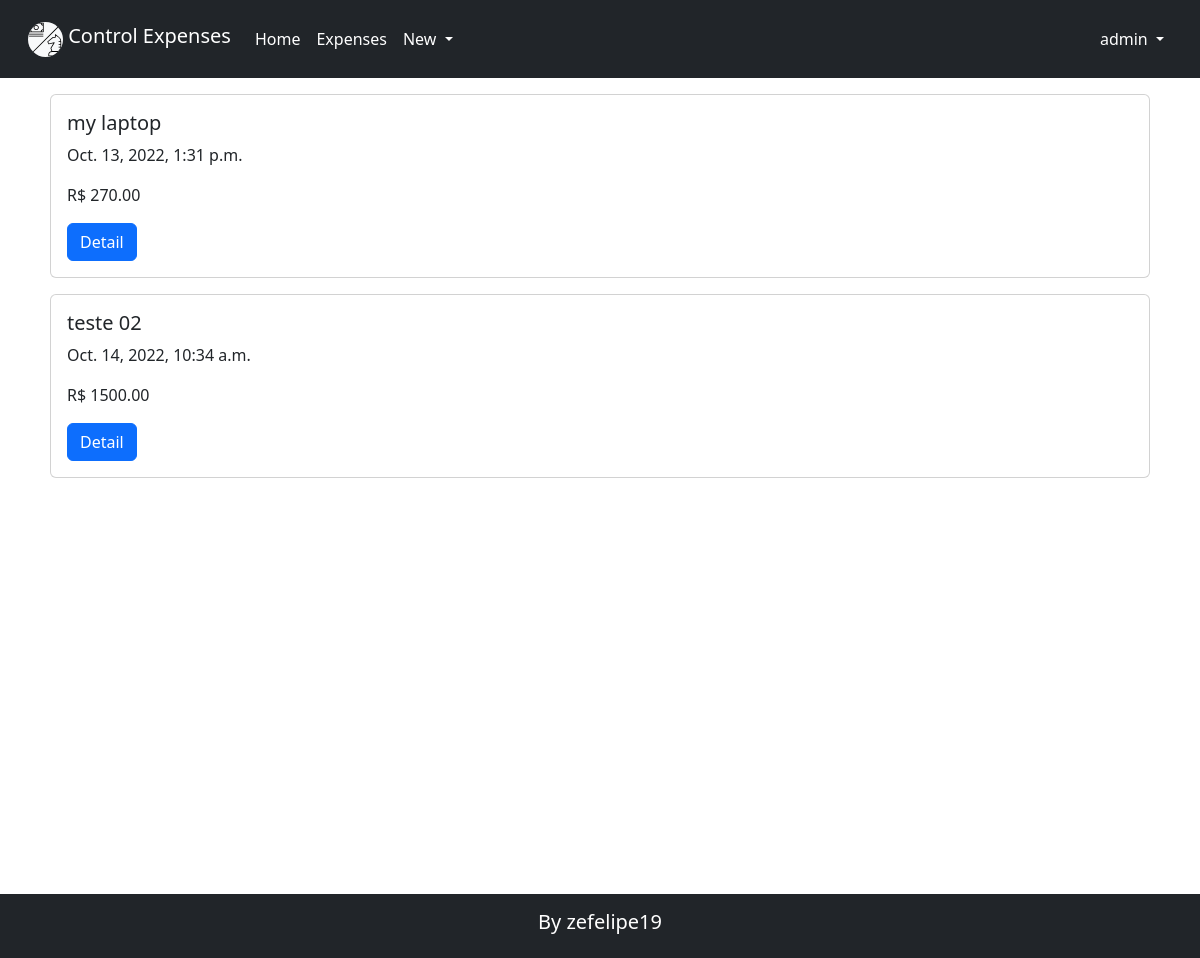
The app's page /home/list-expenses/ (signed in), older data.
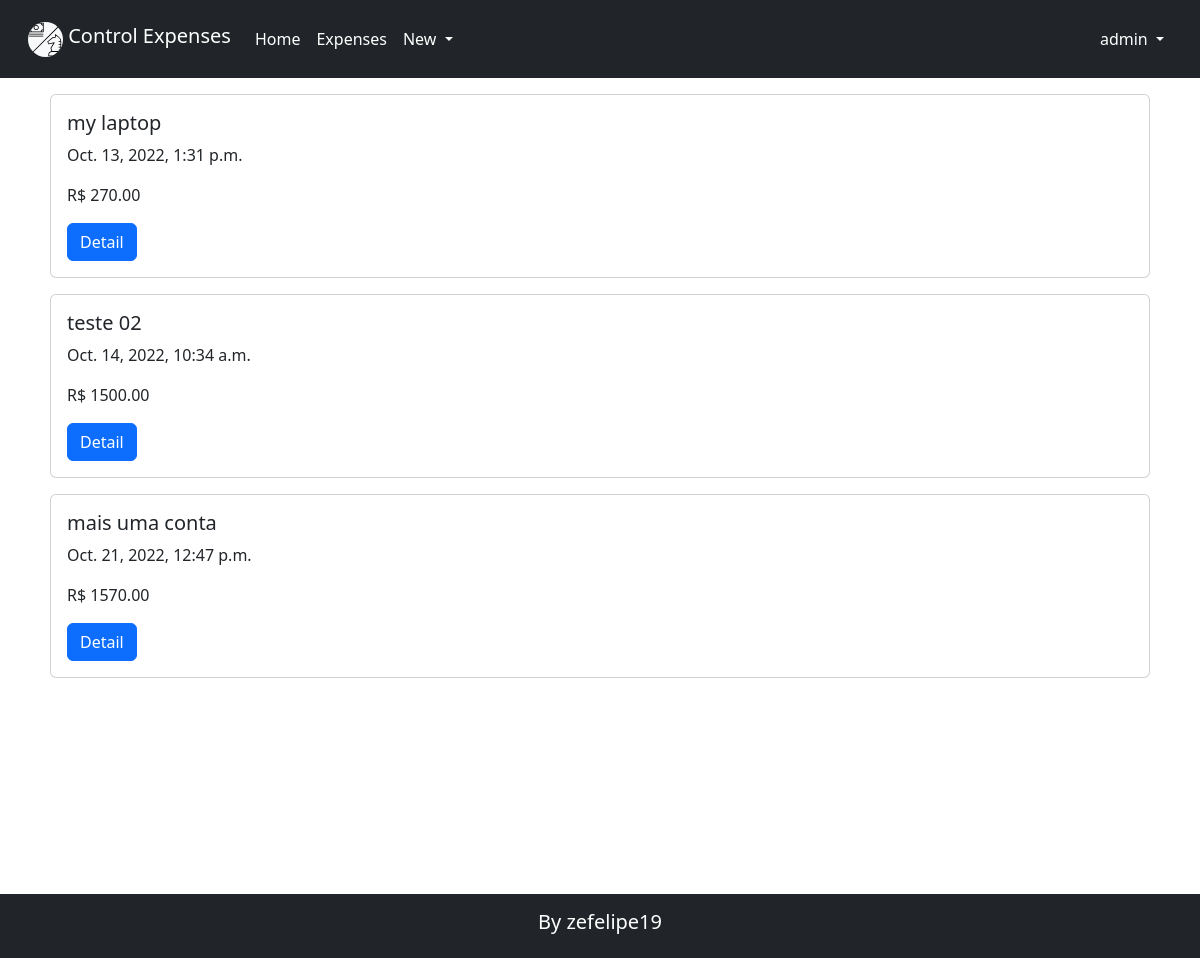
The same page, newer data.
### expenses/models.py (models this page shows, shortened)
class Expenses(models.Model):
    user = models.ForeignKey(User, on_delete=models.CASCADE)
    name = models.CharField(max_length=100)
    value = models.DecimalField(max_digits=10, decimal_places=2)
    description = models.TextField(blank=True, null=True)
    date = models.DateTimeField(default=datetime.now)
    payed = models.BooleanField(default=False)
    payment_date = models.DateTimeField(null=True, blank=True)
    slug = models.SlugField(max_length=100, null=True, blank=True)

### dashboard/views.py (the view)
# urls.py: path('home/list-expenses/', ListUserExpenses.as_view(), name='list_expenses'),
class ListUserExpenses(LoginRequiredMixin, ListView):
    template_name = 'expenses/expenses.html'
    model = Expenses
    def get_context_data(self, **kwargs):
        context = super().get_context_data(**kwargs)
        expenses = Expenses.objects.filter(
            user=self.request.user
        )
        context['expenses'] = expenses
        return context
    def get_queryset(self):
        qs = super().get_queryset()
        qs = qs.order_by('-id')
        return qs

### dashboard/templates/expenses/expenses.html (shortened to what this page needs)
{% extends 'base.html' %}
{% block 'content' %}
    {% for expense in expenses %}
        <div class="card mb-3">
            <div class="card-body">
                <h5 class="card-title">{{ expense.name}}</h5>
                <p class="card-text">{{ expense.date }}</p>
                <p class="card-text">R$ {{ expense.value | floatformat:2 }} </p>
                <input type="button" value="Detail" class="btn btn-primary dropdown-toggle" onclick="location.href='{% url 'detail' expense.slug %}'">
            </div>
        </div>
    {% endfor %}
{% endblock %}

### templates/base.html (shortened to what this page needs)
{% load static %}
<!DOCTYPE html>
<html lang="en">
<head>
    {% include 'assets/_head.html' %}
</head>
<body>
    <header>
        {% include 'assets/_nav.html' %}
    </header>
    <main class="col-11 m-auto mt-3 flex-inline" style="height: 100vh;">
        {% block 'content' %}{% endblock %}
    </main>
    {% include 'assets/_footer.html' %}
</body>
</html>

### templates/assets/_head.html (shortened to what this page needs)
{% load static %}
<link href="https://cdn.jsdelivr.net/npm/bootstrap@5.2.0/dist/css/bootstrap.min.css" rel="stylesheet">

### templates/assets/_nav.html (shortened to what this page needs)
{% load static %}
<nav class="navbar navbar-expand-lg bg-dark navbar-dark col-12 m-auto p-3">
    <div class="container-fluid d-flex">
        <a class="navbar-brand" href="{% url 'index' %}"><img src="{% static 'ico.svg' %}" alt="" width="35" height="35" class="d-inline-block align-text-top bg-light rounded-circle">
        Control Expenses</a>
        <div class="collapse navbar-collapse" id="navbarSupportedContent">
            <ul class="navbar-nav me-auto mb-2 mb-lg-0">
                {% if request.user.is_authenticated %}
                    <li class="nav-item">
                        <a class="nav-link active" aria-current="page" href="{% url 'home' %}">Home</a>
                    </li>
                    <li class="nav-item">
                        <a class="nav-link active" aria-current="page" href="{% url 'list_expenses' %}">Expenses</a>
                    </li>
                    <li class="nav-item dropdown">
                    <a class="nav-link active dropdown-toggle" href="#" role="button" data-bs-toggle="dropdown" aria-expanded="false">
                        New
                    </a>
                    </li>
                {% endif %}
            </ul>
                {% if request.user.is_authenticated %}
                    <div class="d-flex flex-row">
                        <ul class="navbar-nav me-auto mb-2 mb-lg-0">
                            <li class="nav-item dropdown">
                                <a class="nav-link active dropdown-toggle" href="#" role="button" data-bs-toggle="dropdown" aria-expanded="false">
                                    {{ user }}
                                </a>
                            </li>
                        </ul>
                    </div>
                {% endif %}
        </div>
    </div>
</nav>

### templates/assets/_footer.html
{% load static %}
<footer class="col-12">
  <div class="page-footer bg-dark p-3" style="color: white;">
    <h5 class="text-center">By zefelipe19</h5>
  </div>
</footer>

Row changes from the older to the newer data that the page shows:
added Expenses: name "mais uma conta", date "Oct. 21, 2022, 12:47 p.m.", value "1570.00", slug "Detail"
